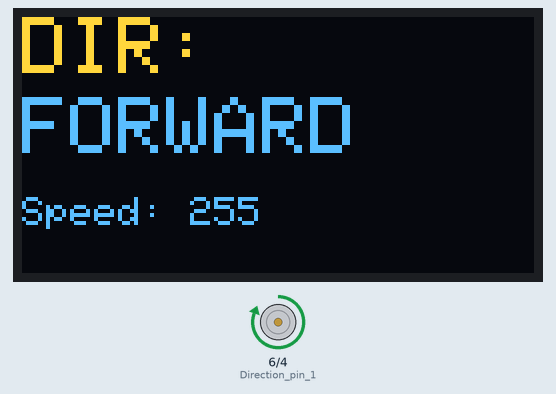
Bench run of a sketch on a simulated Arduino Uno, built with avr-gcc and run on an emulated ATmega328P. On the bench: 128×64 one-colour display, motor-driver pin pairs drawn as motors (green arrow = first pin HIGH = forward, orange = second pin HIGH = backward, longer = more drive, scaled by the enable pin). The OLED is the two-colour kind (top 16 rows yellow).

Above: at 0.1 s.
At 1.1 s:
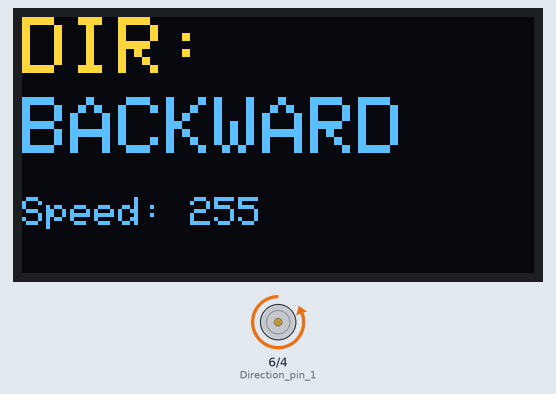
Timing chart, 0 to 130.0 s (numbered marks = the images above):
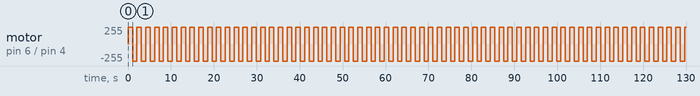

The sketch:

MFL03_DC_Motor_Speed_Control_OLED.ino
```cpp
#include <Wire.h>
#include <Adafruit_GFX.h>
#include <Adafruit_SSD1306.h>

#define SCREEN_WIDTH 128
#define SCREEN_HEIGHT 64
#define OLED_RESET -1

Adafruit_SSD1306 display(SCREEN_WIDTH, SCREEN_HEIGHT, &Wire, OLED_RESET);

int speedValue = 255;   // Motor speed (0–255)

void setup() {
  pinMode(5, OUTPUT);  // PWM speed control
  pinMode(6, OUTPUT);  // Direction pin 1
  pinMode(4, OUTPUT);  // Direction pin 2

  // Initialize OLED
  display.begin(SSD1306_SWITCHCAPVCC, 0x3C);
  display.clearDisplay();
}

void loop() {
  analogWrite(5, speedValue);

  forward();
  showStatus("FORWARD", speedValue);
  delay(1000);

  backward();
  showStatus("BACKWARD", speedValue);
  delay(1000);
}

// Function to move motor forward
void forward() {
  digitalWrite(6, HIGH);
  digitalWrite(4, LOW);
}

// Function to move motor backward
void backward() {
  digitalWrite(6, LOW);
  digitalWrite(4, HIGH);
}

// Function to display direction and speed
void showStatus(String direction, int speedVal) {
  display.clearDisplay();
  display.setTextSize(2);
  display.setTextColor(SSD1306_WHITE);

  display.setCursor(0, 0);
  display.print("DIR:");
  display.setCursor(0, 20);
  display.print(direction);

  display.setTextSize(1);
  display.setCursor(0, 45);
  display.print("Speed: ");
  display.print(speedVal);

  display.display();
}
```

Measured:
- by itself, motor on pin 6 (Direction_pin_1) / pin 4 (Direction_pin_2): alternates forward 255/255 for 1.0 s and backward 255/255 for 1.0 s
